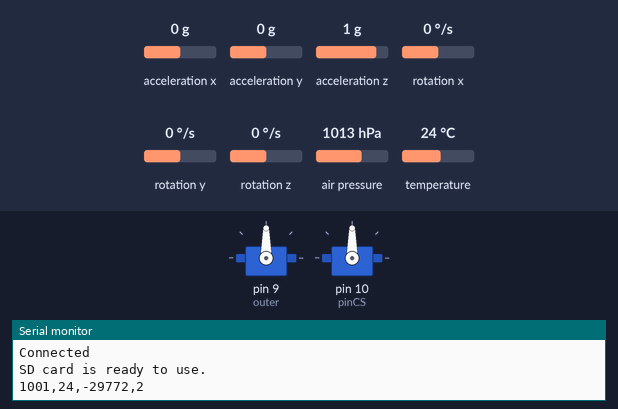
Bench run of a sketch on a simulated Arduino Uno, built with avr-gcc and run on an emulated ATmega328P. Shown: 2 × servo, the last lines printed to the serial monitor. The test bench sets the inputs (shaded band); at power-on: acceleration x 0 g, acceleration y 0 g, acceleration z 1 g, rotation x 0 °/s, rotation y 0 °/s, rotation z 0 °/s, air pressure 1013 hPa, temperature 24 °C. Storage starts empty.

Above: at 1.2 s.
1.3 s: acceleration x set to -1.4 g
At 1.9 s:
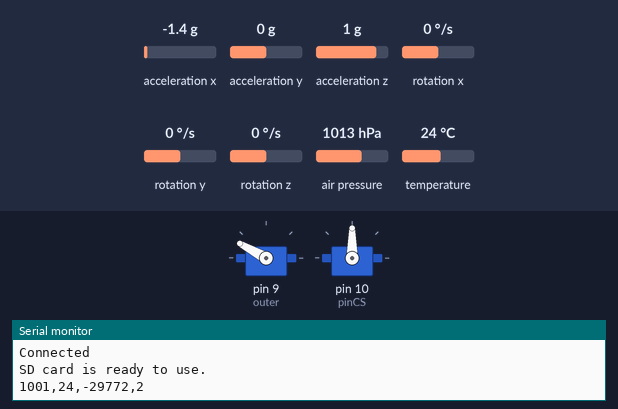
2.8 s: acceleration y set to -1.4 g
At 3.1 s:
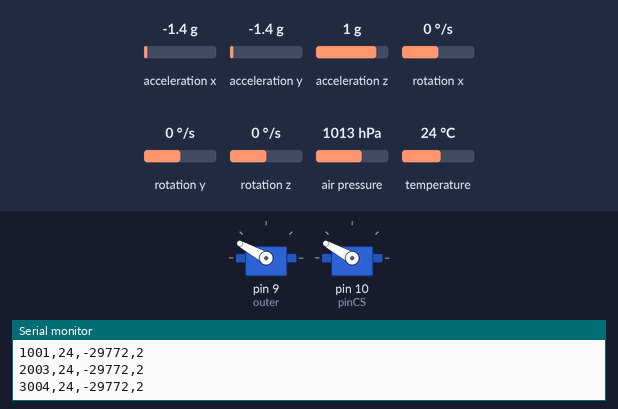
4.3 s: acceleration x set to -0.8 g
At 5.5 s:
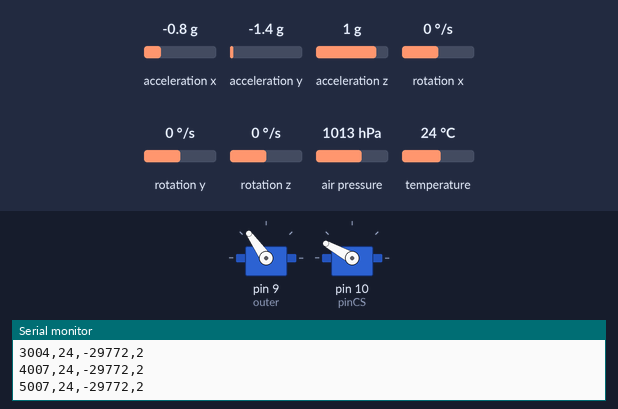
5.8 s: acceleration y set to -0.8 g
At 6.7 s:
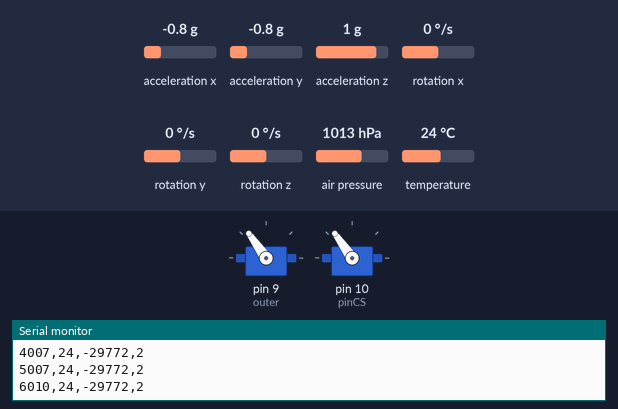
7.3 s: acceleration x set to 0 g
At 7.8 s:
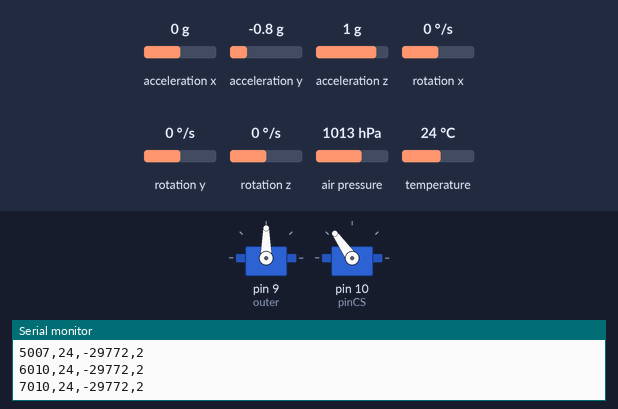
8.8 s: acceleration y set to 0.8 g
At 10.2 s:
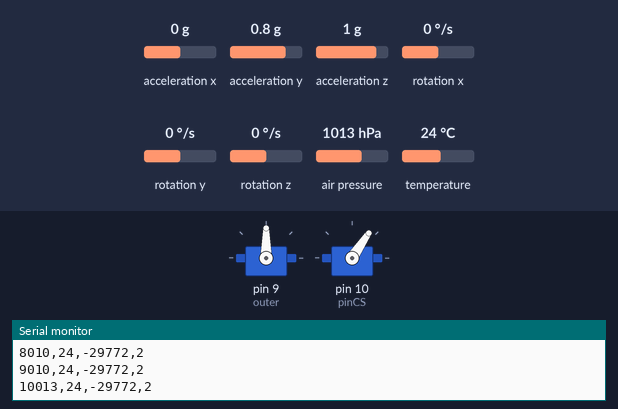
Timing chart, 0 to 11.3 s (numbered marks = the images above; inputs shaded):
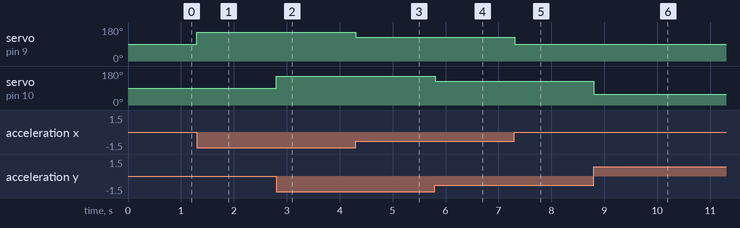

Measured:
- after the input at 1.3 s, servo on pin 9 (outer): 90° → 151° at once
- after the input at 2.8 s, servo on pin 10 (pinCS): 90° → 151° at once
- after the input at 4.3 s, servo on pin 9 (outer): 151° → 125° at once
- after the input at 5.8 s, servo on pin 10 (pinCS): 151° → 125° at once
- after the input at 7.3 s, servo on pin 9 (outer): 125° → 90° at once
- after the input at 8.8 s, servo on pin 10 (pinCS): 125° → 56° at once

The sketch:

rocket_edited2.ino
```cpp
#include "Wire.h"       // allows communication to i2c devices connected to arduino
#include "I2Cdev.h"     // I2Connection library (communication to serial port)
#include "MPU6050.h"    // IMU library
#include "Servo.h"      // servo control library
#include "Adafruit_BMP085.h" //BMP180 Alt,Pressure,Temp sensor
#include "SD.h"   //SD card reader
#include "SPI.h"  //SD card

File myFile;
int pinCS = 10;
MPU6050 mpu; //defines the chip as a MPU so it can be called in the future

int16_t ax, ay, az;  // x y z orientation values from accelerometer
int16_t gx, gy, gz;  // x y z orientation values from gyrscope
///////////////////////////////////////////////////////////////////////////////////////
Servo outer;
Servo inner;
///////////////////////////////////////////////////////////////////////////////////////
int valo;     // outer val
int prevValo; // outer prev val
///////////////////////////////////////////////////////////////////////////////////////
int vali;  //inner val
int prevVali; //outer prev val
///////////////////////////////////////////////////////////////////////////////////////
//initializes the IMU

Adafruit_BMP085 bmp;
unsigned long startMillis;
unsigned long currentMillis;
const unsigned long period = 1000;

void setup()
{
    Wire.begin();
    Serial.begin(38400);
    Serial.println("Initialize MPU");
    mpu.initialize();
    Serial.println(mpu.testConnection() ? "Connected" : "Connection failed");
    outer.attach(9); //servo on pin 9 for large ring y
    inner.attach(10);//servo on pin 8 for small ring x
    startMillis = millis();
    pinMode(pinCS,OUTPUT);
    if (SD.begin())
    {
      Serial.println("SD card is ready to use.");
    } else
    {
      Serial.println("SD card initialization failed");
      return;
    }
    myFile = SD.open("test.txt",FILE_WRITE);
    if (myFile) {
      myFile.print("Time(ms), Temperature(C), Pressure(Pa), Altitude(m), ServoInner(degrees), ServoOuter(degrees)");
      myFile.print("\n");
    }

    bmp.begin();
}
///////////////////////////////////////////////////////////////////////////////////////
void loop()
{
    mpu.getMotion6(&ax, &ay, &az, &gx, &gy, &gz);

    valo = map(ax/2, -17000, 17000, 180, 0);
    if (valo != prevValo)
    {
        outer.write(valo);
        prevValo = valo;
    }

    vali = map(ay/2, -17000, 17000, 180, 0);
    if (vali != prevVali)
    {
        inner.write(vali);
        prevVali = vali;
    }

  currentMillis = millis();

  if (currentMillis - startMillis >= period)
  {
    Serial.print(currentMillis);
    Serial.print(",");
    Serial.print(int(bmp.readTemperature()));
    Serial.print(",");
    Serial.print(int(bmp.readPressure()));
    Serial.print(",");
    Serial.print(int(bmp.readAltitude()));
    myFile = SD.open("test.txt",FILE_WRITE);

    if (currentMillis<1500) {
      myFile = SD.open("test.txt",FILE_WRITE);
      if (myFile) {
      myFile.print("Time(ms), Temperature(C), Pressure(Pa), Altitude(m), ServoInner(degrees), ServoOuter(degrees)");
      myFile.print("\n");
      myFile.print("\n");
      }
    }

    if (myFile) {
      myFile.print(currentMillis);
      myFile.print(",");
      myFile.print(bmp.readTemperature());
      myFile.print(",");
      myFile.print(bmp.readPressure());
      myFile.print(",");
      myFile.print(bmp.readAltitude());
      myFile.print(",");
      myFile.print(vali);
      myFile.print(",");
      myFile.print(valo);
      myFile.print("\n");
      myFile.close();
    } else {
      Serial.println("Error in opening file");
    }

    Serial.println();
    startMillis = currentMillis;
  }
}
```
